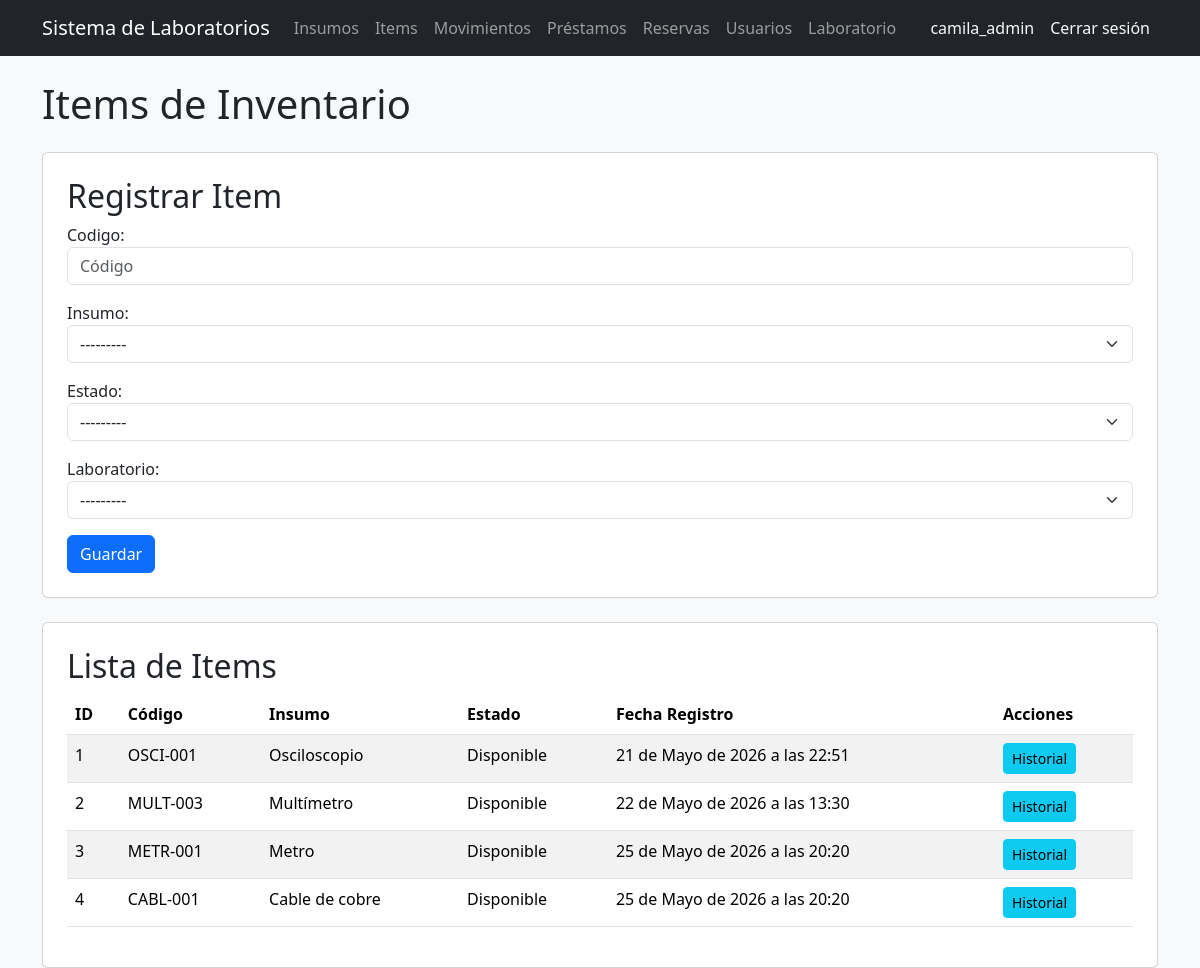
/inventario/items/ (signed in), run on the app's committed database.
### users/models.py (models this page shows, shortened)
class Usuario(AbstractUser):
    codigo = models.CharField(max_length=50, unique=True, blank=True)
    programa = models.CharField(max_length=100, blank=True)
    rol = models.ForeignKey(
        Rol,
        on_delete=models.CASCADE,
        null=True,
        blank=True
    )

### inventario/models.py (models this page shows, shortened)
class ItemInventario(models.Model):
    codigo = models.CharField(max_length=50, unique=True)
    insumo = models.ForeignKey(
        Insumo,
        on_delete=models.CASCADE,
        related_name='items'
    )
    estado = models.ForeignKey(
        EstadoItem,
        on_delete=models.CASCADE
    )
    laboratorio = models.ForeignKey(
        'laboratorio.Laboratorio',
        on_delete=models.SET_NULL,
        null=True,
        blank=True
    )
    fecha_registro = models.DateTimeField(auto_now_add=True)
    updated_by = models.ForeignKey(
        'users.Usuario',
        on_delete=models.CASCADE,
        null=True,
        blank=True
    )

class Insumo(models.Model):
    nombre = models.CharField(
        max_length=100,
        unique=True
    )
    descripcion = models.TextField(
        blank=False
    )
    marca = models.CharField(
        max_length=100,
        blank=True
    )
    stock_minimo = models.IntegerField(default=0)
    estado = models.ForeignKey(
        EstadoInsumo,
        on_delete=models.SET_NULL,
        null=True,
        blank=True
    )
    def __str__(self):
        return self.nombre

class EstadoItem(models.Model):
    nombre = models.CharField(max_length=50)
    def __str__(self):
        return self.nombre

### inventario/views.py (the view)
# urls.py: path('items/', items_inventario),
@rol_requerido('Administrador', 'Encargado')
def items_inventario(request):
    if request.method == 'POST':
        form = ItemInventarioForm(request.POST)
        if form.is_valid():
            item = form.save(commit=False)
            item.updated_by = request.user
            item.save()
            return redirect('/inventario/items/')
    else:
        form = ItemInventarioForm()
    items = ItemInventario.objects.all()
    return render(
        request,
        'inventario/items.html',
        {
            'form': form,
            'items': items
        }
    )

### inventario/forms.py
class ItemInventarioForm(forms.ModelForm):
    class Meta:
        model = ItemInventario
        fields = [
            'codigo',
            'insumo',
            'estado',
            'laboratorio'
        ]
        widgets = {
            'codigo': forms.TextInput(
                attrs={
                    'class': 'form-control',
                    'placeholder': 'Código'
                }
            ),
            'insumo': forms.Select(
                attrs={
                    'class': 'form-select'
                }
            ),
            'estado': forms.Select(
                attrs={
                    'class': 'form-select'
                }
            ),
            'laboratorio': forms.Select(
                attrs={
                    'class': 'form-select'
                }
            )
        }

### laboratorio/models.py (called while the page is built)
    def __str__(self):
        return self.nombre

### inventario/templates/inventario/items.html (shortened to what this page needs)
{% extends 'inventario/base.html' %}
{% block contenido %}
<h1 class="mb-4">
    Items de Inventario
</h1>
<div class="card p-4 mb-4">
    <h2>Registrar Item</h2>
    <form method="POST">
        {{ form.as_p }}
        <button
            type="submit"
            class="btn btn-primary"
        >
            Guardar
        </button>
    </form>
</div>
<div class="card p-4">
    <h2>Lista de Items</h2>
    <table class="table table-striped">
        <thead>
            <tr>
                <th>ID</th>
                <th>Código</th>
                <th>Insumo</th>
                <th>Estado</th>
                <th>Fecha Registro</th>
                <th>Acciones</th>
            </tr>
        </thead>
        <tbody>
            {% for item in items %}
            <tr>
                <td>{{ item.id }}</td>
                <td>{{ item.codigo }}</td>
                <td>{{ item.insumo.nombre }}</td>
                <td>{{ item.estado.nombre }}</td>
                <td>{{ item.fecha_registro }}</td>
                <td>
                    <a
                        href="/inventario/items/{{ item.id }}/historial/"
                        class="btn btn-info btn-sm"
                    >
                        Historial
                    </a>
                </td>
            </tr>
            {% endfor %}
        </tbody>
    </table>
</div>
{% endblock %}

### templates/base_general.html (shortened to what this page needs)
<!DOCTYPE html>
<html lang="es">
<head>
    <link
        href="https://cdn.jsdelivr.net/npm/bootstrap@5.3.3/dist/css/bootstrap.min.css"
        rel="stylesheet"
    >
</head>
<body class="bg-light">
    <nav class="navbar navbar-expand-lg navbar-dark bg-dark">
    <div class="container">
        <a class="navbar-brand" href="/">Sistema de Laboratorios</a>
        <div class="navbar-nav">
    {% if user.rol.nombre == 'Administrador' %}
        <a class="nav-link" href="/inventario/">Insumos</a>
        <a class="nav-link" href="/inventario/items/">Items</a>
        <a class="nav-link" href="/inventario/movimientos/">Movimientos</a>
        <a class="nav-link" href="/prestamos/">Préstamos</a>
        <a class="nav-link" href="/reservas/">Reservas</a>
        <a class="nav-link" href="/usuarios/">Usuarios</a>
        <a class="nav-link" href="/laboratorio/">Laboratorio</a>
    {% elif user.rol.nombre == 'Encargado' %}
        <a class="nav-link" href="/inventario/items/">Items</a>
        <a class="nav-link" href="/inventario/movimientos/">Movimientos</a>
        <a class="nav-link" href="/prestamos/">Préstamos</a>
        <a class="nav-link" href="/reservas/">Reservas</a>
        <a class="nav-link" href="/laboratorio/">Laboratorio</a>
    {% endif %}
</div>
        <div class="navbar-nav ms-auto">
    {% if user.is_authenticated %}
    <span class="nav-link text-light">{{ user.username }}</span>
    <form method="POST" action="/logout/">
        <button type="submit" class="btn btn-link nav-link text-light">
            Cerrar sesión
        </button>
    </form>
    {% endif %}
</div>
</nav>
    <div class="container mt-4">
        {% block contenido %}
        {% endblock %}
    </div>
</body>
</html>

### data on the page
Usuario: username "camila_admin"
ItemInventario: id "1", codigo "OSCI-001", insumo.nombre "Osciloscopio", estado.nombre "Disponible", fecha_registro "21 de Mayo de 2026 a las 22:51"
ItemInventario: id "2", codigo "MULT-003", insumo.nombre "Multímetro", estado.nombre "Disponible", fecha_registro "22 de Mayo de 2026 a las 13:30"
ItemInventario: id "3", codigo "METR-001", insumo.nombre "Metro", estado.nombre "Disponible", fecha_registro "25 de Mayo de 2026 a las 20:20"
ItemInventario: id "4", codigo "CABL-001", insumo.nombre "Cable de cobre", estado.nombre "Disponible", fecha_registro "25 de Mayo de 2026 a las 20:20"
